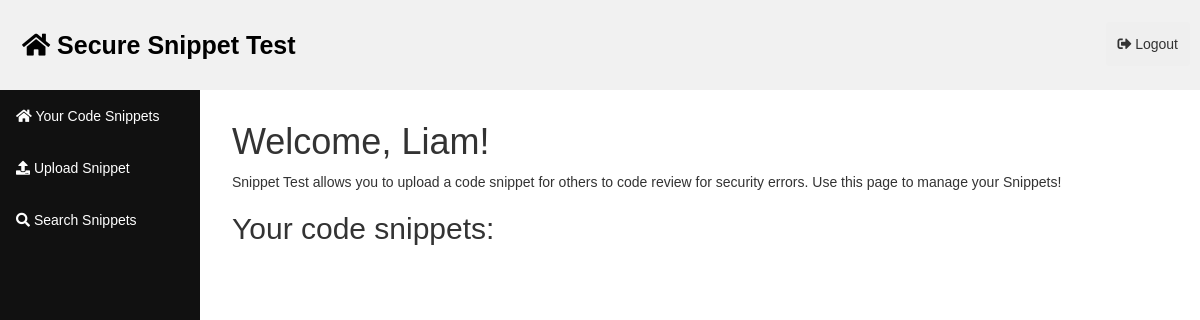
/home/ (signed in), run on an earlier commit of the app's database.
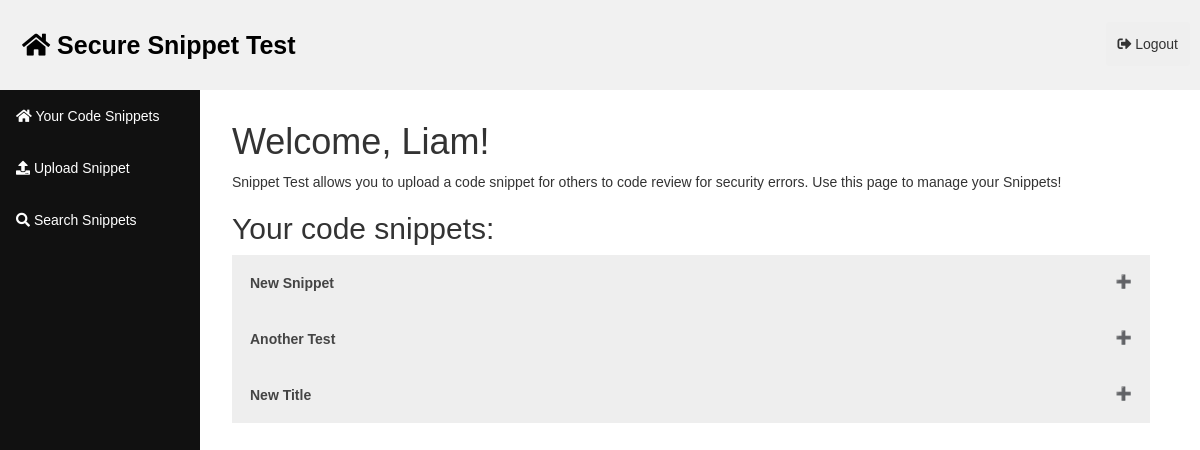
And on a later commit of the database.
### snippetTest/models.py (models this page shows)
class Snippet(models.Model):
	uploadUser = models.TextField()
	editedBy = models.TextField()
	title = models.TextField()
	language = models.TextField()
	originalSnippet = models.TextField()
	editedSnippet = models.TextField()

### snippetTest/views.py (the view)
# urls.py: path('home/', homeView),
def homeView(request):
	if request.user.is_authenticated:
		username = request.user.username
		allSnippets = Snippet.objects.filter(uploadUser=username)
		print('Authenticated!')
		return render(request, 'home.html',{'username':username,'allSnippets':allSnippets})
	else:
		print('Not authenticated, redirecting to login')
		return redirect('/login/')

### templates/home.html (shortened to what this page needs)
{% load static %}
<!DOCTYPE html>
<html>
<head>
	<link rel="stylesheet" href="//maxcdn.bootstrapcdn.com/bootstrap/3.2.0/css/bootstrap.min.css">
	<link rel="stylesheet" href="//maxcdn.bootstrapcdn.com/bootstrap/3.2.0/css/bootstrap-theme.min.css">
	<link rel="stylesheet" href="https://use.fontawesome.com/releases/v5.5.0/css/all.css">
	<link rel="stylesheet" href="{% static 'css/styles.css' %}">
</head>
<body>
	<div class="header">
	  <a href="/home/" class="logo"><i class="fas fa-home"></i> Secure Snippet Test</a>
	  <div class="header-right">
	  	<form action="/submitLogout/">
	  	<button type="submit" class="btn"><i class="fas fa-sign-out-alt"></i> Logout</button>
	  </form>
	  </div>
	</div>
<div class="main">
		<div class="sidenav">
		  	<a href="/home/"><i class="fas fa-home"></i> Your Code Snippets</a>
		  	<a href="/upload/"><i class="fas fa-upload"></i> Upload Snippet</a>
		 	<a href="/searchSnippets/"><i class="fas fa-search"></i> Search Snippets</a>
		</div>
<div class="textContent">
		<h1>Welcome, {{username}}!</h1>
		<p>Snippet Test allows you to upload a code snippet for others to code review for security errors. Use this page to manage your Snippets!</p>
		<div class="accordionContainer">
		<h2>Your code snippets:</h2>
		<ul class = "list-unstyled">
			{% for snippet in allSnippets %}
			<li>
				<button class="accordion"><b>{{snippet.title}}</b>	</button>
			</li>
			{% endfor %}
		</ul>
		</div>
</div>
</div>
</body>
</html>

What changed in the data, as far as the page shows it:
added Snippet: title "New Snippet"
added Snippet: title "Another Test"
added Snippet: title "New Title"
